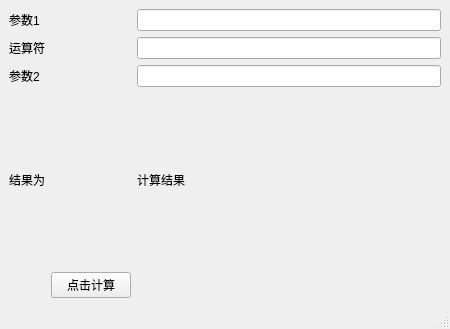
<?xml version="1.0" encoding="UTF-8"?>
<ui version="4.0">
 <class>MainWindow</class>
 <widget class="QMainWindow" name="MainWindow">
  <property name="geometry">
   <rect>
    <x>0</x>
    <y>0</y>
    <width>450</width>
    <height>329</height>
   </rect>
  </property>
  <property name="windowTitle">
   <string>MainWindow</string>
  </property>
  <widget class="QWidget" name="centralwidget">
   <layout class="QGridLayout" name="gridLayout">
    <item row="2" column="0">
     <widget class="QLabel" name="label_2">
      <property name="text">
       <string>参数2</string>
      </property>
     </widget>
    </item>
    <item row="4" column="2">
     <widget class="QLabel" name="label_5">
      <property name="text">
       <string>计算结果</string>
      </property>
     </widget>
    </item>
    <item row="4" column="0" colspan="2">
     <widget class="QLabel" name="label_4">
      <property name="text">
       <string>结果为</string>
      </property>
     </widget>
    </item>
    <item row="5" column="1">
     <widget class="QPushButton" name="pushButton">
      <property name="text">
       <string>点击计算</string>
      </property>
     </widget>
    </item>
    <item row="0" column="2">
     <widget class="QLineEdit" name="lineEdit"/>
    </item>
    <item row="1" column="0">
     <widget class="QLabel" name="label_3">
      <property name="text">
       <string>运算符</string>
      </property>
     </widget>
    </item>
    <item row="0" column="0" colspan="2">
     <widget class="QLabel" name="label">
      <property name="text">
       <string>参数1</string>
      </property>
     </widget>
    </item>
    <item row="1" column="2">
     <widget class="QLineEdit" name="lineEdit_2"/>
    </item>
    <item row="2" column="2">
     <widget class="QLineEdit" name="lineEdit_3"/>
    </item>
   </layout>
  </widget>
  <widget class="QMenuBar" name="menubar">
   <property name="geometry">
    <rect>
     <x>0</x>
     <y>0</y>
     <width>450</width>
     <height>28</height>
    </rect>
   </property>
  </widget>
  <widget class="QStatusBar" name="statusbar"/>
 </widget>
 <resources/>
 <connections/>
</ui>
